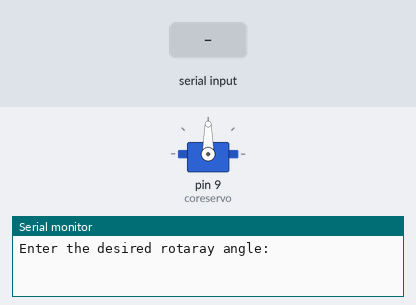
Simulated run of this sketch. Board: Arduino Uno, built with avr-gcc and run on an emulated ATmega328P. On the bench: servo, the last lines printed to the serial monitor. The test bench sets the inputs (shaded band).

Above: at 1.2 s.
1.3 s: "90,45\n" received over Serial
At 3.0 s:
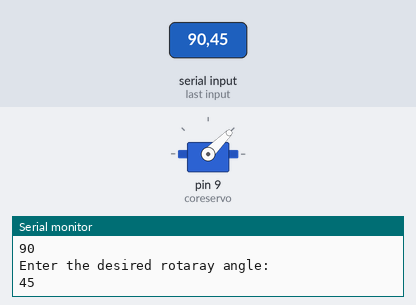
3.8 s: "30,150\n" received over Serial
At 6.0 s:
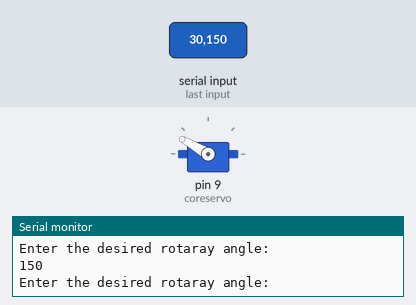
6.3 s: "200\n" received over Serial
At 7.2 s:
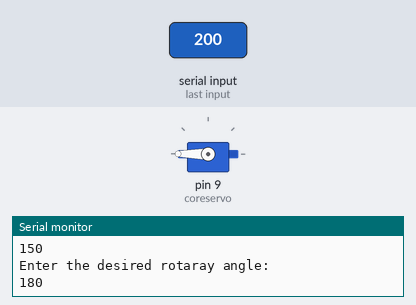
9.3 s: "90\n" received over Serial
At 12.3 s:
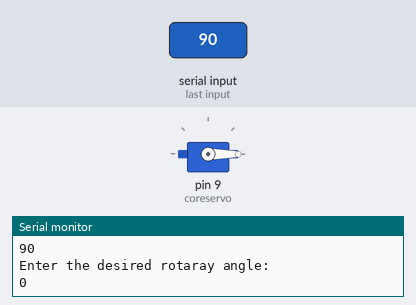
Timing chart, 0 to 13.3 s (numbered marks = the images above; inputs shaded):
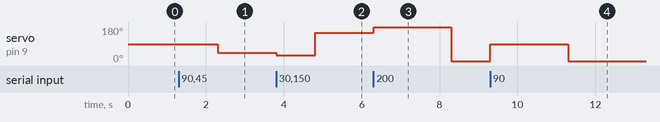

Measured:
- after the input at 1.3 s, servo on pin 9 (coreservo): 90° → 45° after 1.0 s
- after the input at 3.8 s, servo on pin 9 (coreservo): 45° → 30° at once, → 150° 1.0 s later
- after the input at 6.3 s, servo on pin 9 (coreservo): 150° → 180° at once, → 0° 2.0 s later
- after the input at 9.3 s, servo on pin 9 (coreservo): 0° → 90° at once, → 0° 2.0 s later

The sketch:

servo_motor_control.ino
```cpp
#include <Servo.h>//import the servo library

Servo coreservo; //Name the Servo
int delay_time = 1000;
void setup() {
  coreservo.attach(9);
  //coreservo.write(0);
  /*Attach the named servo object to Digital IO 13, use following syntax:
  servoname.attach(Pin#, minimum Pulse width (ms), maximum pulse width (ms));
  if you want to define the pulse widths for your motor*/
  Serial.begin(9600);
  Serial.println("Enter the desired rotaray angle:");
}

void loop() {


  if (Serial.available())                                                                   //If something is entered into the Serial Monitor
   {
    int angle = Serial.parseInt();                                                         //Take the first Integer entered and set the speed variable to the entered value
    coreservo.write(angle);
    Serial.println(coreservo.read());
  	delay(delay_time);
    Serial.println("Enter the desired rotaray angle:");
   }

  //delay(delay_time);
  /* If you wanted to read the angle of your servo at any given time, use servoname.read();
   * If you wanted to write a pulse of a certain width use servoname.writemicroseconds(value in microseconds);
   */
}
```
